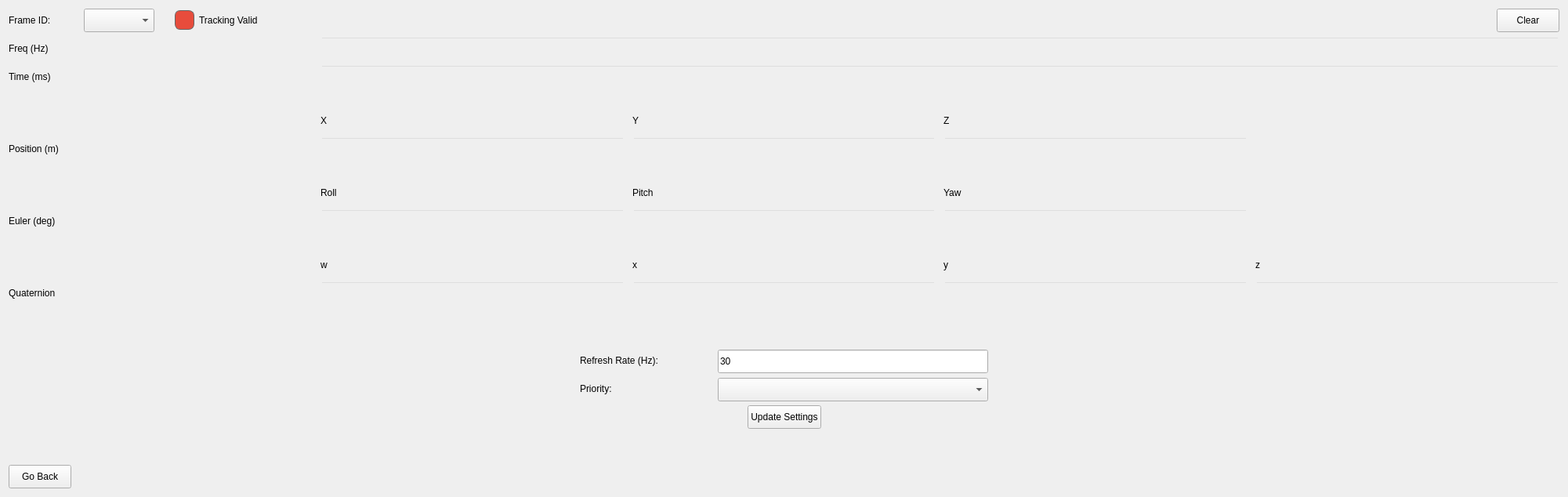
     <widget class="QWidget" name="page">
      <layout class="QVBoxLayout" name="verticalLayout_9">
       <item>
        <layout class="QHBoxLayout" name="horizontalLayout_4">
         <item>
          <widget class="QWidget" name="valid_indicator_widget" native="true">
           <property name="sizePolicy">
            <sizepolicy hsizetype="Preferred" vsizetype="Preferred">
             <horstretch>0</horstretch>
             <verstretch>0</verstretch>
            </sizepolicy>
           </property>
           <property name="minimumSize">
            <size>
             <width>0</width>
             <height>0</height>
            </size>
           </property>
           <layout class="QHBoxLayout" name="horizontalLayout_valid">
            <property name="spacing">
             <number>6</number>
            </property>
            <property name="leftMargin">
             <number>0</number>
            </property>
            <property name="topMargin">
             <number>0</number>
            </property>
            <property name="rightMargin">
             <number>0</number>
            </property>
            <property name="bottomMargin">
             <number>0</number>
            </property>
            <item>
             <layout class="QHBoxLayout" name="horizontalLayout_15">
              <item>
               <widget class="QLabel" name="textBrowser_2">
                <property name="minimumSize">
                 <size>
                  <width>90</width>
                  <height>30</height>
                 </size>
                </property>
                <property name="maximumSize">
                 <size>
                  <width>500</width>
                  <height>30</height>
                 </size>
                </property>
                <property name="styleSheet">
                 <string notr="true">background: transparent;</string>
                </property>
                <property name="frameShape">
                 <enum>QFrame::NoFrame</enum>
                </property>
                <property name="text">
                 <string>Frame ID:</string>
                </property>
               </widget>
              </item>
              <item>
               <widget class="QComboBox" name="cmbx_frameid">
                <property name="sizePolicy">
                 <sizepolicy hsizetype="MinimumExpanding" vsizetype="Fixed">
                  <horstretch>30</horstretch>
                  <verstretch>0</verstretch>
                 </sizepolicy>
                </property>
                <property name="minimumSize">
                 <size>
                  <width>90</width>
                  <height>30</height>
                 </size>
                </property>
                <property name="maximumSize">
                 <size>
                  <width>500</width>
                  <height>16777215</height>
                 </size>
                </property>
                <property name="baseSize">
                 <size>
                  <width>0</width>
                  <height>0</height>
                 </size>
                </property>
               </widget>
              </item>
             </layout>
            </item>
            <item>
             <spacer name="horizontalSpacer_17">
              <property name="orientation">
               <enum>Qt::Horizontal</enum>
              </property>
              <property name="sizeType">
               <enum>QSizePolicy::Fixed</enum>
              </property>
              <property name="sizeHint" stdset="0">
               <size>
                <width>20</width>
                <height>30</height>
               </size>
              </property>
             </spacer>
            </item>
            <item>
             <widget class="QLabel" name="led_valid">
              <property name="minimumSize">
               <size>
                <width>25</width>
                <height>25</height>
               </size>
              </property>
              <property name="maximumSize">
               <size>
                <width>25</width>
                <height>25</height>
               </size>
              </property>
              <property name="styleSheet">
               <string notr="true">background-color: #e74c3c; border-radius: 7px; border: 1px solid #666;</string>
              </property>
             </widget>
            </item>
            <item>
             <widget class="QLabel" name="lbl_valid_text">
              <property name="sizePolicy">
               <sizepolicy hsizetype="Minimum" vsizetype="Preferred">
                <horstretch>0</horstretch>
                <verstretch>0</verstretch>
               </sizepolicy>
              </property>
              <property name="minimumSize">
               <size>
                <width>150</width>
                <height>30</height>
               </size>
              </property>
              <property name="maximumSize">
               <size>
                <width>200</width>
                <height>16777215</height>
               </size>
              </property>
              <property name="styleSheet">
               <string notr="true">background: transparent;</string>
              </property>
              <property name="text">
               <string>Tracking Valid</string>
              </property>
             </widget>
            </item>
           </layout>
          </widget>
         </item>
         <item>
          <spacer name="horizontalSpacer_10">
           <property name="orientation">
            <enum>Qt::Horizontal</enum>
           </property>
           <property name="sizeType">
            <enum>QSizePolicy::Fixed</enum>
           </property>
           <property name="sizeHint" stdset="0">
            <size>
             <width>1500</width>
             <height>20</height>
            </size>
           </property>
          </spacer>
         </item>
         <item>
          <widget class="QPushButton" name="btn_refesh_clear">
           <property name="sizePolicy">
            <sizepolicy hsizetype="Minimum" vsizetype="Fixed">
             <horstretch>0</horstretch>
             <verstretch>0</verstretch>
            </sizepolicy>
           </property>
           <property name="minimumSize">
            <size>
             <width>0</width>
             <height>30</height>
            </size>
           </property>
           <property name="text">
            <string>Clear</string>
           </property>
          </widget>
         </item>
        </layout>
       </item>
       <item>
        <layout class="QGridLayout" name="gridLayout_inspector">
         <property name="horizontalSpacing">
          <number>10</number>
         </property>
         <property name="verticalSpacing">
          <number>6</number>
         </property>
         <item row="10" column="3">
          <widget class="QLineEdit" name="fld_qy">
           <property name="sizePolicy">
            <sizepolicy hsizetype="Preferred" vsizetype="Fixed">
             <horstretch>0</horstretch>
             <verstretch>0</verstretch>
            </sizepolicy>
           </property>
           <property name="minimumSize">
            <size>
             <width>0</width>
             <height>30</height>
            </size>
           </property>
           <property name="mouseTracking">
            <bool>false</bool>
           </property>
           <property name="styleSheet">
            <string notr="true">background: transparent;</string>
           </property>
           <property name="frame">
            <bool>true</bool>
           </property>
           <property name="readOnly">
            <bool>true</bool>
           </property>
          </widget>
         </item>
         <item row="4" column="3">
          <widget class="QLineEdit" name="fld_z">
           <property name="sizePolicy">
            <sizepolicy hsizetype="Preferred" vsizetype="Fixed">
             <horstretch>0</horstretch>
             <verstretch>0</verstretch>
            </sizepolicy>
           </property>
           <property name="minimumSize">
            <size>
             <width>0</width>
             <height>30</height>
            </size>
           </property>
           <property name="mouseTracking">
            <bool>false</bool>
           </property>
           <property name="styleSheet">
            <string notr="true">background: transparent;</string>
           </property>
           <property name="frame">
            <bool>true</bool>
           </property>
           <property name="readOnly">
            <bool>true</bool>
           </property>
          </widget>
         </item>
         <item row="9" column="2">
          <widget class="QLabel" name="label_8">
           <property name="minimumSize">
            <size>
             <width>0</width>
             <height>30</height>
            </size>
           </property>
           <property name="text">
            <string>x</string>
           </property>
          </widget>
         </item>
         <item row="3" column="2">
          <widget class="QLabel" name="label_2">
           <property name="minimumSize">
            <size>
             <width>0</width>
             <height>30</height>
            </size>
           </property>
           <property name="text">
            <string>Y</string>
           </property>
          </widget>
         </item>
         <item row="2" column="2">
          <spacer name="verticalSpacer_3">
           <property name="orientation">
            <enum>Qt::Vertical</enum>
           </property>
           <property name="sizeType">
            <enum>QSizePolicy::Fixed</enum>
           </property>
           <property name="sizeHint" stdset="0">
            <size>
             <width>20</width>
             <height>20</height>
            </size>
           </property>
          </spacer>
         </item>
         <item row="10" column="0">
          <widget class="QLabel" name="label_quat">
           <property name="minimumSize">
            <size>
             <width>0</width>
             <height>30</height>
            </size>
           </property>
           <property name="text">
            <string>Quaternion</string>
           </property>
          </widget>
         </item>
         <item row="10" column="2">
          <widget class="QLineEdit" name="fld_qx">
           <property name="sizePolicy">
            <sizepolicy hsizetype="Preferred" vsizetype="Fixed">
             <horstretch>0</horstretch>
             <verstretch>0</verstretch>
            </sizepolicy>
           </property>
           <property name="minimumSize">
            <size>
             <width>0</width>
             <height>30</height>
            </size>
           </property>
           <property name="mouseTracking">
            <bool>false</bool>
           </property>
           <property name="styleSheet">
            <string notr="true">background: transparent;</string>
           </property>
           <property name="frame">
            <bool>true</bool>
           </property>
           <property name="readOnly">
            <bool>true</bool>
           </property>
          </widget>
         </item>
         <item row="5" column="2">
          <spacer name="verticalSpacer_4">
           <property name="orientation">
            <enum>Qt::Vertical</enum>
           </property>
           <property name="sizeType">
            <enum>QSizePolicy::Fixed</enum>
           </property>
           <property name="sizeHint" stdset="0">
            <size>
             <width>20</width>
             <height>20</height>
            </size>
           </property>
          </spacer>
         </item>
         <item row="10" column="4">
          <widget class="QLineEdit" name="fld_qz">
           <property name="sizePolicy">
            <sizepolicy hsizetype="Preferred" vsizetype="Fixed">
             <horstretch>0</horstretch>
             <verstretch>0</verstretch>
            </sizepolicy>
           </property>
           <property name="minimumSize">
            <size>
             <width>0</width>
             <height>30</height>
            </size>
           </property>
           <property name="mouseTracking">
            <bool>false</bool>
           </property>
           <property name="styleSheet">
            <string notr="true">background: transparent;</string>
           </property>
           <property name="frame">
            <bool>true</bool>
           </property>
           <property name="readOnly">
            <bool>true</bool>
           </property>
          </widget>
         </item>
         <item row="6" column="1">
          <widget class="QLabel" name="label_4">
           <property name="minimumSize">
            <size>
             <width>0</width>
             <height>30</height>
            </size>
           </property>
           <property name="text">
            <string>Roll</string>
           </property>
          </widget>
         </item>
         <item row="4" column="2">
          <widget class="QLineEdit" name="fld_y">
           <property name="sizePolicy">
            <sizepolicy hsizetype="Preferred" vsizetype="Fixed">
             <horstretch>0</horstretch>
             <verstretch>0</verstretch>
            </sizepolicy>
           </property>
           <property name="minimumSize">
            <size>
             <width>0</width>
             <height>30</height>
            </size>
           </property>
           <property name="mouseTracking">
            <bool>false</bool>
           </property>
           <property name="styleSheet">
            <string notr="true">background: transparent;</string>
           </property>
           <property name="frame">
            <bool>true</bool>
           </property>
           <property name="readOnly">
            <bool>true</bool>
           </property>
          </widget>
         </item>
         <item row="6" column="3">
          <widget class="QLabel" name="label_6">
           <property name="minimumSize">
            <size>
             <width>0</width>
             <height>30</height>
            </size>
           </property>
           <property name="text">
            <string>Yaw</string>
           </property>
          </widget>
         </item>
         <item row="3" column="1">
          <widget class="QLabel" name="label">
           <property name="minimumSize">
            <size>
             <width>0</width>
             <height>30</height>
            </size>
           </property>
           <property name="text">
            <string>X</string>
           </property>
          </widget>
         </item>
         <item row="7" column="2">
          <widget class="QLineEdit" name="fld_pitch">
           <property name="sizePolicy">
            <sizepolicy hsizetype="Preferred" vsizetype="Fixed">
             <horstretch>0</horstretch>
             <verstretch>0</verstretch>
            </sizepolicy>
           </property>
           <property name="minimumSize">
            <size>
             <width>0</width>
             <height>30</height>
            </size>
           </property>
           <property name="mouseTracking">
            <bool>false</bool>
           </property>
           <property name="styleSheet">
            <string notr="true">background: transparent;</string>
           </property>
           <property name="frame">
            <bool>true</bool>
           </property>
           <property name="readOnly">
            <bool>true</bool>
           </property>
          </widget>
         </item>
         <item row="9" column="4">
          <widget class="QLabel" name="label_10">
           <property name="minimumSize">
            <size>
             <width>0</width>
             <height>30</height>
            </size>
           </property>
           <property name="text">
            <string>z</string>
           </property>
          </widget>
         </item>
         <item row="7" column="1">
          <widget class="QLineEdit" name="fld_roll">
           <property name="sizePolicy">
            <sizepolicy hsizetype="Preferred" vsizetype="Fixed">
             <horstretch>0</horstretch>
             <verstretch>0</verstretch>
            </sizepolicy>
           </property>
           <property name="minimumSize">
            <size>
             <width>0</width>
             <height>30</height>
            </size>
           </property>
           <property name="mouseTracking">
            <bool>false</bool>
           </property>
           <property name="styleSheet">
            <string notr="true">background: transparent;</string>
           </property>
           <property name="frame">
            <bool>true</bool>
           </property>
           <property name="readOnly">
            <bool>true</bool>
           </property>
          </widget>
         </item>
         <item row="6" column="2">
          <widget class="QLabel" name="label_5">
           <property name="minimumSize">
            <size>
             <width>0</width>
             <height>30</height>
            </size>
           </property>
           <property name="text">
            <string>Pitch</string>
           </property>
          </widget>
         </item>
         <item row="9" column="3">
          <widget class="QLabel" name="label_9">
           <property name="minimumSize">
            <size>
             <width>0</width>
             <height>30</height>
            </size>
           </property>
           <property name="text">
            <string>y</string>
           </property>
          </widget>
         </item>
         <item row="4" column="0">
          <widget class="QLabel" name="label_pos">
           <property name="minimumSize">
            <size>
             <width>0</width>
             <height>30</height>
            </size>
           </property>
           <property name="text">
            <string>Position (m)</string>
           </property>
          </widget>
         </item>
         <item row="3" column="3">
          <widget class="QLabel" name="label_3">
           <property name="minimumSize">
            <size>
             <width>0</width>
             <height>30</height>
            </size>
           </property>
           <property name="text">
            <string>Z</string>
           </property>
          </widget>
         </item>
         <item row="10" column="1">
          <widget class="QLineEdit" name="fld_qw">
           <property name="sizePolicy">
            <sizepolicy hsizetype="Preferred" vsizetype="Fixed">
             <horstretch>0</horstretch>
             <verstretch>0</verstretch>
            </sizepolicy>
           </property>
           <property name="minimumSize">
            <size>
             <width>0</width>
             <height>30</height>
            </size>
           </property>
           <property name="mouseTracking">
            <bool>false</bool>
           </property>
           <property name="styleSheet">
            <string notr="true">background: transparent;</string>
           </property>
           <property name="frame">
            <bool>true</bool>
           </property>
           <property name="readOnly">
            <bool>true</bool>
           </property>
          </widget>
         </item>
         <item row="4" column="1">
          <widget class="QLineEdit" name="fld_x">
           <property name="sizePolicy">
            <sizepolicy hsizetype="Preferred" vsizetype="Fixed">
             <horstretch>0</horstretch>
             <verstretch>0</verstretch>
            </sizepolicy>
           </property>
           <property name="minimumSize">
            <size>
             <width>0</width>
             <height>30</height>
            </size>
           </property>
           <property name="mouseTracking">
            <bool>false</bool>
           </property>
           <property name="styleSheet">
            <string notr="true">background: transparent;</string>
           </property>
           <property name="frame">
            <bool>true</bool>
           </property>
           <property name="readOnly">
            <bool>true</bool>
           </property>
          </widget>
         </item>
         <item row="7" column="0">
          <widget class="QLabel" name="label_euler">
           <property name="minimumSize">
            <size>
             <width>0</width>
             <height>30</height>
            </size>
           </property>
           <property name="text">
            <string>Euler (deg)</string>
           </property>
          </widget>
         </item>
         <item row="8" column="2">
          <spacer name="verticalSpacer_2">
           <property name="orientation">
            <enum>Qt::Vertical</enum>
           </property>
           <property name="sizeType">
            <enum>QSizePolicy::Fixed</enum>
           </property>
           <property name="sizeHint" stdset="0">
            <size>
             <width>20</width>
             <height>20</height>
            </size>
           </property>
          </spacer>
         </item>
         <item row="9" column="1">
          <widget class="QLabel" name="label_7">
           <property name="minimumSize">
            <size>
             <width>0</width>
             <height>30</height>
            </size>
           </property>
           <property name="text">
            <string>w</string>
           </property>
          </widget>
         </item>
         <item row="7" column="3">
          <widget class="QLineEdit" name="fld_yaw">
           <property name="sizePolicy">
            <sizepolicy hsizetype="Preferred" vsizetype="Fixed">
             <horstretch>0</horstretch>
             <verstretch>0</verstretch>
            </sizepolicy>
           </property>
           <property name="minimumSize">
            <size>
             <width>0</width>
             <height>30</height>
            </size>
           </property>
           <property name="mouseTracking">
            <bool>false</bool>
           </property>
           <property name="styleSheet">
            <string notr="true">background: transparent;</string>
           </property>
           <property name="frame">
            <bool>true</bool>
           </property>
           <property name="readOnly">
            <bool>true</bool>
           </property>
          </widget>
         </item>
         <item row="0" column="0">
          <widget class="QLabel" name="label_freq">
           <property name="minimumSize">
            <size>
             <width>0</width>
             <height>30</height>
            </size>
           </property>
           <property name="text">
            <string>Freq (Hz)</string>
           </property>
          </widget>
         </item>
         <item row="1" column="0">
          <widget class="QLabel" name="label_time">
           <property name="minimumSize">
            <size>
             <width>0</width>
             <height>30</height>
            </size>
           </property>
           <property name="text">
            <string>Time (ms)</string>
           </property>
          </widget>
         </item>
         <item row="1" column="1" colspan="4">
          <widget class="QLineEdit" name="fld_time">
           <property name="sizePolicy">
            <sizepolicy hsizetype="Preferred" vsizetype="Fixed">
             <horstretch>0</horstretch>
             <verstretch>0</verstretch>
            </sizepolicy>
           </property>
           <property name="minimumSize">
            <size>
             <width>0</width>
             <height>30</height>
            </size>
           </property>
           <property name="mouseTracking">
            <bool>false</bool>
           </property>
           <property name="styleSheet">
            <string notr="true">background: transparent;</string>
           </property>
           <property name="frame">
            <bool>true</bool>
           </property>
           <property name="readOnly">
            <bool>true</bool>
           </property>
          </widget>
         </item>
         <item row="0" column="1" colspan="4">
          <widget class="QLineEdit" name="fld_freq">
           <property name="sizePolicy">
            <sizepolicy hsizetype="Preferred" vsizetype="Fixed">
             <horstretch>0</horstretch>
             <verstretch>0</verstretch>
            </sizepolicy>
           </property>
           <property name="minimumSize">
            <size>
             <width>0</width>
             <height>30</height>
            </size>
           </property>
           <property name="mouseTracking">
            <bool>false</bool>
           </property>
           <property name="styleSheet">
            <string notr="true">background: transparent;</string>
           </property>
           <property name="frame">
            <bool>true</bool>
           </property>
           <property name="readOnly">
            <bool>true</bool>
           </property>
          </widget>
         </item>
        </layout>
       </item>
       <item>
        <spacer name="verticalSpacer_5">
         <property name="orientation">
          <enum>Qt::Vertical</enum>
         </property>
         <property name="sizeType">
          <enum>QSizePolicy::Expanding</enum>
         </property>
         <property name="sizeHint" stdset="0">
          <size>
           <width>20</width>
           <height>50</height>
          </size>
         </property>
        </spacer>
       </item>
       <item>
        <layout class="QHBoxLayout" name="horizontalLayout_11">
         <item>
          <spacer name="horizontalSpacer_11">
           <property name="orientation">
            <enum>Qt::Horizontal</enum>
           </property>
           <property name="sizeHint" stdset="0">
            <size>
             <width>300</width>
             <height>20</height>
            </size>
           </property>
          </spacer>
         </item>
         <item>
          <widget class="QLabel" name="textBrowser_3">
           <property name="sizePolicy">
            <sizepolicy hsizetype="Fixed" vsizetype="Fixed">
             <horstretch>0</horstretch>
             <verstretch>0</verstretch>
            </sizepolicy>
           </property>
           <property name="minimumSize">
            <size>
             <width>170</width>
             <height>30</height>
            </size>
           </property>
           <property name="maximumSize">
            <size>
             <width>160</width>
             <height>30</height>
            </size>
           </property>
           <property name="layoutDirection">
            <enum>Qt::LeftToRight</enum>
           </property>
           <property name="text">
            <string>Refresh Rate (Hz):</string>
           </property>
          </widget>
         </item>
         <item>
          <widget class="QLineEdit" name="txt_refresh_rate">
           <property name="sizePolicy">
            <sizepolicy hsizetype="MinimumExpanding" vsizetype="Fixed">
             <horstretch>0</horstretch>
             <verstretch>0</verstretch>
            </sizepolicy>
           </property>
           <property name="minimumSize">
            <size>
             <width>201</width>
             <height>30</height>
            </size>
           </property>
           <property name="maximumSize">
            <size>
             <width>345</width>
             <height>28</height>
            </size>
           </property>
           <property name="inputMask">
            <string notr="true"/>
           </property>
           <property name="text">
            <string notr="true">30</string>
           </property>
           <property name="maxLength">
            <number>10</number>
           </property>
          </widget>
         </item>
         <item>
          <spacer name="horizontalSpacer_12">
           <property name="orientation">
            <enum>Qt::Horizontal</enum>
           </property>
           <property name="sizeHint" stdset="0">
            <size>
             <width>300</width>
             <height>20</height>
            </size>
           </property>
          </spacer>
         </item>
        </layout>
       </item>
       <item>
        <layout class="QHBoxLayout" name="horizontalLayout_12">
         <item>
          <spacer name="horizontalSpacer_13">
           <property name="orientation">
            <enum>Qt::Horizontal</enum>
           </property>
           <property name="sizeHint" stdset="0">
            <size>
             <width>300</width>
             <height>20</height>
            </size>
           </property>
          </spacer>
         </item>
         <item>
          <widget class="QLabel" name="textBrowser_4">
           <property name="sizePolicy">
            <sizepolicy hsizetype="Fixed" vsizetype="Fixed">
             <horstretch>0</horstretch>
             <verstretch>0</verstretch>
            </sizepolicy>
           </property>
           <property name="minimumSize">
            <size>
             <width>170</width>
             <height>30</height>
            </size>
           </property>
           <property name="maximumSize">
            <size>
             <width>160</width>
             <height>30</height>
            </size>
           </property>
           <property name="layoutDirection">
            <enum>Qt::LeftToRight</enum>
           </property>
           <property name="text">
            <string>Priority:</string>
           </property>
          </widget>
         </item>
         <item>
          <widget class="QComboBox" name="cmbx_refresh_priority">
           <property name="sizePolicy">
            <sizepolicy hsizetype="MinimumExpanding" vsizetype="Fixed">
             <horstretch>0</horstretch>
             <verstretch>0</verstretch>
            </sizepolicy>
           </property>
           <property name="minimumSize">
            <size>
             <width>201</width>
             <height>30</height>
            </size>
           </property>
           <property name="maximumSize">
            <size>
             <width>345</width>
             <height>28</height>
            </size>
           </property>
           <property name="baseSize">
            <size>
             <width>0</width>
             <height>0</height>
            </size>
           </property>
           <property name="sizeAdjustPolicy">
            <enum>QComboBox::AdjustToContents</enum>
           </property>
          </widget>
         </item>
         <item>
          <spacer name="horizontalSpacer_14">
           <property name="orientation">
            <enum>Qt::Horizontal</enum>
           </property>
           <property name="sizeHint" stdset="0">
            <size>
             <width>300</width>
             <height>20</height>
            </size>
           </property>
          </spacer>
         </item>
        </layout>
       </item>
       <item>
        <layout class="QHBoxLayout" name="horizontalLayout_13">
         <item>
          <spacer name="horizontalSpacer_15">
           <property name="orientation">
            <enum>Qt::Horizontal</enum>
           </property>
           <property name="sizeHint" stdset="0">
            <size>
             <width>300</width>
             <height>20</height>
            </size>
           </property>
          </spacer>
         </item>
         <item>
          <widget class="QPushButton" name="btn_refresh_update_settings">
           <property name="minimumSize">
            <size>
             <width>0</width>
             <height>30</height>
            </size>
           </property>
           <property name="text">
            <string>Update Settings</string>
           </property>
          </widget>
         </item>
         <item>
          <spacer name="horizontalSpacer_16">
           <property name="orientation">
            <enum>Qt::Horizontal</enum>
           </property>
           <property name="sizeHint" stdset="0">
            <size>
             <width>300</width>
             <height>20</height>
            </size>
           </property>
          </spacer>
         </item>
        </layout>
       </item>
       <item>
        <spacer name="verticalSpacer_6">
         <property name="orientation">
          <enum>Qt::Vertical</enum>
         </property>
         <property name="sizeHint" stdset="0">
          <size>
           <width>20</width>
           <height>40</height>
          </size>
         </property>
        </spacer>
       </item>
       <item>
        <layout class="QHBoxLayout" name="horizontalLayout_3">
         <item>
          <widget class="QPushButton" name="btn_connection_go_back_2">
           <property name="minimumSize">
            <size>
             <width>0</width>
             <height>30</height>
            </size>
           </property>
           <property name="text">
            <string>Go Back</string>
           </property>
          </widget>
         </item>
         <item>
          <spacer name="horizontalSpacer_9">
           <property name="orientation">
            <enum>Qt::Horizontal</enum>
           </property>
           <property name="sizeHint" stdset="0">
            <size>
             <width>40</width>
             <height>20</height>
            </size>
           </property>
          </spacer>
         </item>
        </layout>
       </item>
      </layout>
     </widget>
